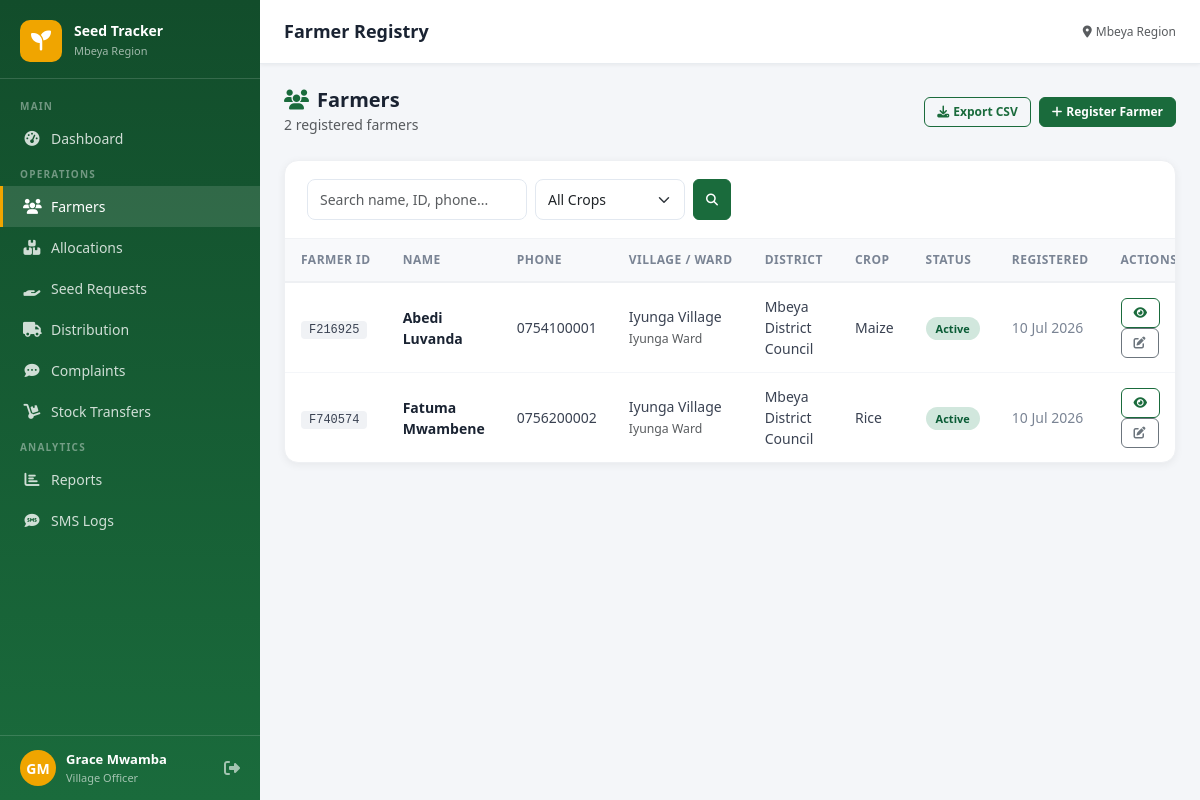
Page /farmers/ (signed in) on the earlier database version.
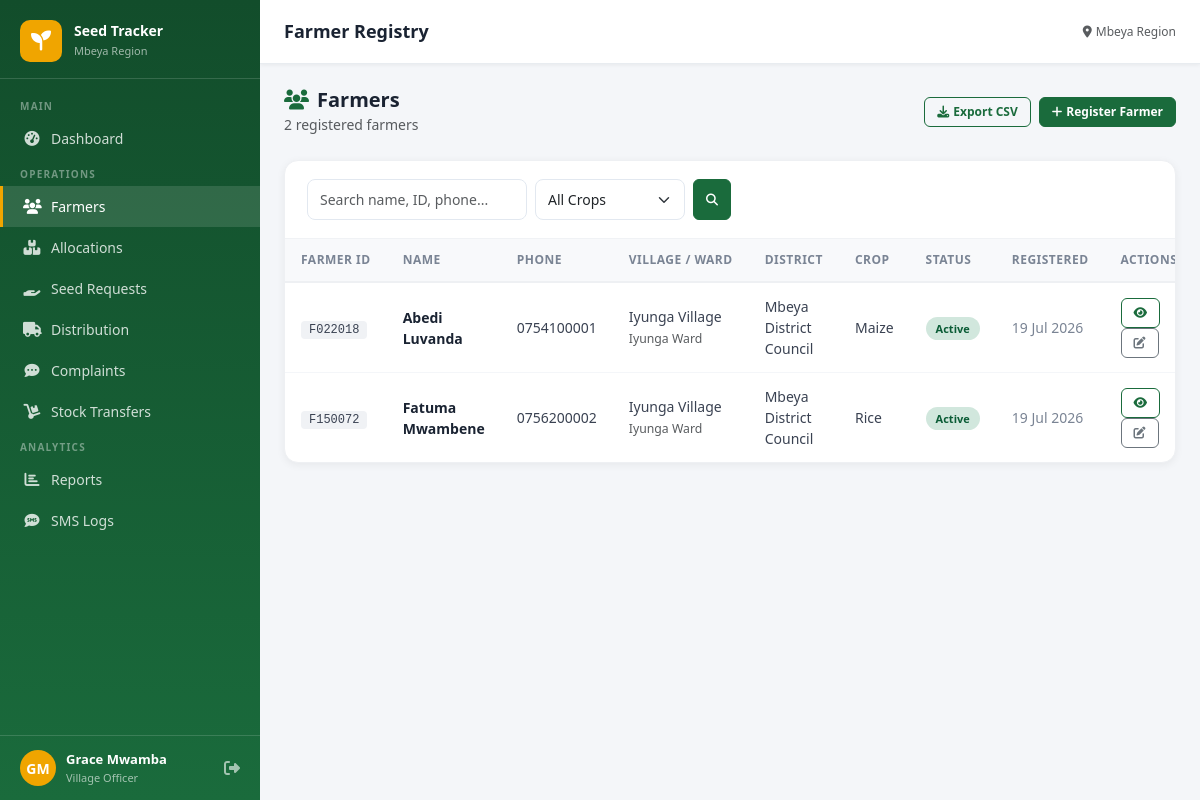
Same page on the later database version.
### core/models.py (models this page shows, shortened)
class CustomUser(AbstractUser):
    ROLE_CHOICES = [
        ('admin', 'System Administrator'),
        ('regional', 'Regional Officer'),
        ('district', 'District Officer'),
        ('ward', 'Ward Officer'),
        ('village', 'Village Officer'),
        ('extension', 'Agricultural Extension Officer (Bwana Shamba)'),
        ('farmer', 'Farmer (Mkulima)'),
    ]
    role = models.CharField(max_length=20, choices=ROLE_CHOICES, default='village')
    region = models.ForeignKey(Region, on_delete=models.SET_NULL, null=True, blank=True)
    district = models.ForeignKey(District, on_delete=models.SET_NULL, null=True, blank=True)
    ward = models.ForeignKey(Ward, on_delete=models.SET_NULL, null=True, blank=True)
    village = models.ForeignKey(Village, on_delete=models.SET_NULL, null=True, blank=True)
    phone = models.CharField(max_length=20, blank=True)

class Farmer(models.Model):
    STATUS_CHOICES = [('active','Active'),('inactive','Inactive'),('pending','Pending')]
    farmer_id = models.CharField(max_length=20, unique=True, blank=True)
    first_name = models.CharField(max_length=100)
    last_name = models.CharField(max_length=100)
    phone_number = models.CharField(max_length=20)
    village = models.ForeignKey(Village, on_delete=models.CASCADE, related_name='farmers')
    farm_location = models.CharField(max_length=200, blank=True)
    farm_size = models.DecimalField(max_digits=8, decimal_places=2, null=True, blank=True, help_text='Acres')
    crop_type = models.CharField(max_length=50, choices=CROP_CHOICES, default='maize')
    national_id = models.CharField(max_length=30, blank=True)
    status = models.CharField(max_length=20, choices=STATUS_CHOICES, default='active')
    registered_by = models.ForeignKey(CustomUser, on_delete=models.SET_NULL, null=True, related_name='registered_farmers')
    user = models.OneToOneField(CustomUser, on_delete=models.CASCADE, null=True, blank=True, related_name='farmer_profile')
    created_at = models.DateTimeField(auto_now_add=True)
    updated_at = models.DateTimeField(auto_now=True)
    @property
    def full_name(self): return f"{self.first_name} {self.last_name}"

class Village(models.Model):
    name = models.CharField(max_length=100)
    ward = models.ForeignKey(Ward, on_delete=models.CASCADE, related_name='villages')
    created_at = models.DateTimeField(auto_now_add=True)

class Ward(models.Model):
    name = models.CharField(max_length=100)
    district = models.ForeignKey(District, on_delete=models.CASCADE, related_name='wards')
    created_at = models.DateTimeField(auto_now_add=True)

class District(models.Model):
    name = models.CharField(max_length=100)
    region = models.ForeignKey(Region, on_delete=models.CASCADE, related_name='districts')
    created_at = models.DateTimeField(auto_now_add=True)

### core/views.py (the view)
# urls.py: path('farmers/', views.farmer_list, name='farmer_list'),
@login_required
def farmer_list(request):
    user = request.user
    qs = Farmer.objects.select_related('village__ward__district__region')
    if user.role == 'village': qs = qs.filter(village=user.village)
    elif user.role in ('ward','extension'): qs = qs.filter(village__ward=user.ward)
    elif user.role == 'district': qs = qs.filter(village__ward__district=user.district)
    elif user.role == 'regional': qs = qs.filter(village__ward__district__region=user.region)
    q = request.GET.get('q','')
    if q: qs = qs.filter(Q(first_name__icontains=q)|Q(last_name__icontains=q)|Q(farmer_id__icontains=q)|Q(phone_number__icontains=q))
    crop_filter = request.GET.get('crop','')
    if crop_filter: qs = qs.filter(crop_type=crop_filter)
    paginator = Paginator(qs, 20)
    page = paginator.get_page(request.GET.get('page'))
    return render(request, 'core/farmer_list.html', {'page_obj': page, 'q': q, 'crop_filter': crop_filter, 'crop_choices': CROP_CHOICES})

### templates/core/farmer_list.html (shortened to what this page needs)
{% extends 'base.html' %}
{% block page_title %}Farmer Registry{% endblock %}
{% block content %}
<div class="page-header">
  <div>
    <h4><i class="fas fa-users me-2" style="color:#1a6b3c"></i>Farmers</h4>
    <small class="text-muted">{{ page_obj.paginator.count }} registered farmers</small>
  </div>
  <div class="d-flex gap-2">
    <a href="{% url 'export_farmers_csv' %}" class="btn btn-outline-primary btn-sm"><i class="fas fa-download me-1"></i>Export CSV</a>
    <a href="{% url 'farmer_create' %}" class="btn btn-primary btn-sm"><i class="fas fa-plus me-1"></i>Register Farmer</a>
  </div>
</div>
<div class="table-card">
  <div class="table-header">
    <form method="get" class="d-flex gap-2 flex-wrap">
      <input type="text" name="q" value="{{ q }}" placeholder="Search name, ID, phone..." class="form-control form-control-sm" style="width:220px">
      <select name="crop" class="form-select form-select-sm" style="width:150px">
        <option value="">All Crops</option>
      </select>
      <button type="submit" class="btn btn-sm btn-primary"><i class="fas fa-search"></i></button>
    </form>
  </div>
  <div class="table-responsive">
    <table class="data-table">
      <thead><tr><th>Farmer ID</th><th>Name</th><th>Phone</th><th>Village / Ward</th><th>District</th><th>Crop</th><th>Status</th><th>Registered</th><th>Actions</th></tr></thead>
      <tbody>
        {% for f in page_obj %}
        <tr>
          <td><span class="farmer-id">{{ f.farmer_id }}</span></td>
          <td><a href="{% url 'farmer_detail' f.pk %}" style="font-weight:600;text-decoration:none;color:#1a2332">{{ f.full_name }}</a></td>
          <td>{{ f.phone_number }}</td>
          <td>{{ f.village.name }}<br><small class="text-muted">{{ f.village.ward.name }}</small></td>
          <td>{{ f.village.ward.district.name }}</td>
          <td><span style="text-transform:capitalize">{{ f.crop_type }}</span></td>
          <td><span class="badge-status badge-{{ f.status }}">{{ f.status|title }}</span></td>
          <td style="color:#7a8494">{{ f.created_at|date:"d M Y" }}</td>
          <td>
            <a href="{% url 'farmer_detail' f.pk %}" class="btn btn-sm btn-outline-primary me-1"><i class="fas fa-eye"></i></a>
            {% if user.role != 'regional' %}
            <a href="{% url 'farmer_edit' f.pk %}" class="btn btn-sm btn-outline-secondary"><i class="fas fa-edit"></i></a>
            {% endif %}
          </td>
        </tr>
        {% empty %}
        <tr><td colspan="9" class="text-center text-muted py-5"><i class="fas fa-users fa-2x mb-2 d-block"></i>No farmers found</td></tr>
        {% endfor %}
      </tbody>
    </table>
  </div>
</div>
{% endblock %}

### templates/base.html (shortened to what this page needs)
<!DOCTYPE html>
<html lang="en">
<head>
<link href="https://cdn.jsdelivr.net/npm/bootstrap@5.3.2/dist/css/bootstrap.min.css" rel="stylesheet">
<link href="https://cdnjs.cloudflare.com/ajax/libs/font-awesome/6.5.0/css/all.min.css" rel="stylesheet">
</head>
<body>
{% if user.is_authenticated %}
<div id="sidebar">
  <div class="sidebar-brand">
    <div class="logo-icon"><i class="fas fa-seedling"></i></div>
    <div class="brand-text">
      <h6>Seed Tracker</h6>
      <small>Mbeya Region</small>
    </div>
  </div>
  <nav class="sidebar-nav">
    {% if user.role == 'farmer' %}
    <div class="nav-section-label">Mkulima</div>
    <a href="{% url 'farmer_dashboard' %}" class="nav-link {% if request.resolver_match.url_name == 'farmer_dashboard' %}active{% endif %}">
      <i class="fas fa-tachometer-alt"></i> Dashboard
    </a>
    <a href="{% url 'farmer_profile_edit' %}" class="nav-link {% if 'profile' in request.resolver_match.url_name %}active{% endif %}">
      <i class="fas fa-tractor"></i> My Farm Info
    </a>
    <a href="{% url 'seed_request_create' %}" class="nav-link {% if request.resolver_match.url_name == 'seed_request_create' %}active{% endif %}">
      <i class="fas fa-hand-holding-heart"></i> Omba Mbegu
    </a>
    <a href="{% url 'seed_request_list' %}" class="nav-link {% if request.resolver_match.url_name == 'seed_request_list' %}active{% endif %}">
      <i class="fas fa-hand-holding"></i> My Requests
    </a>
    <a href="{% url 'allocation_list' %}" class="nav-link {% if 'allocation' in request.resolver_match.url_name %}active{% endif %}">
      <i class="fas fa-boxes"></i> My Allocations
    </a>
    <a href="{% url 'feedback_list' %}" class="nav-link {% if 'feedback' in request.resolver_match.url_name %}active{% endif %}">
      <i class="fas fa-comment-dots"></i> Maoni / Feedback
    </a>
    {% else %}
    <div class="nav-section-label">Main</div>
    <a href="{% url 'dashboard' %}" class="nav-link {% if request.resolver_match.url_name == 'dashboard' %}active{% endif %}">
      <i class="fas fa-tachometer-alt"></i> Dashboard
    </a>
    <div class="nav-section-label">Operations</div>
    <a href="{% url 'farmer_list' %}" class="nav-link {% if 'farmer' in request.resolver_match.url_name %}active{% endif %}">
      <i class="fas fa-users"></i> Farmers
    </a>
    <a href="{% url 'allocation_list' %}" class="nav-link {% if 'allocation' in request.resolver_match.url_name %}active{% endif %}">
      <i class="fas fa-boxes"></i> Allocations
    </a>
    <a href="{% url 'seed_request_list' %}" class="nav-link {% if 'seed_request' in request.resolver_match.url_name %}active{% endif %}">
      <i class="fas fa-hand-holding"></i> Seed Requests
    </a>
    <a href="{% url 'distribution_list' %}" class="nav-link {% if 'distribution' in request.resolver_match.url_name %}active{% endif %}">
      <i class="fas fa-truck"></i> Distribution
    </a>
    <a href="{% url 'feedback_list' %}" class="nav-link {% if 'feedback' in request.resolver_match.url_name %}active{% endif %}">
      <i class="fas fa-comment-dots"></i> Complaints
    </a>
    {% if user.role != 'extension' %}
    <a href="{% url 'stock_list' %}" class="nav-link {% if 'stock' in request.resolver_match.url_name %}active{% endif %}">
      <i class="fas fa-dolly"></i> Stock Transfers
    </a>
    {% endif %}
    <div class="nav-section-label">Analytics</div>
    <a href="{% url 'reports' %}" class="nav-link {% if 'report' in request.resolver_match.url_name %}active{% endif %}">
      <i class="fas fa-chart-bar"></i> Reports
    </a>
    <a href="{% url 'sms_logs' %}" class="nav-link {% if 'sms' in request.resolver_match.url_name %}active{% endif %}">
      <i class="fas fa-sms"></i> SMS Logs
    </a>
    {% endif %}
  </nav>
  <div class="sidebar-user">
    <div class="user-avatar">{{ user.first_name|first|upper }}{{ user.last_name|first|upper }}</div>
    <div class="user-info">
      <div class="user-name">{{ user.get_full_name|default:user.username }}</div>
      <div class="user-role">{{ user.get_role_display }}</div>
    </div>
    <a href="{% url 'logout' %}" title="Logout" style="color:rgba(255,255,255,.6)"><i class="fas fa-sign-out-alt"></i></a>
  </div>
</div>
<div id="main">
  <div id="topbar">
    <h1 class="page-title">{% block page_title %}Dashboard{% endblock %}</h1>
    <div class="d-flex align-items-center gap-3">
      <span class="text-muted" style="font-size:12px;"><i class="fas fa-map-marker-alt me-1"></i>Mbeya Region</span>
    </div>
  </div>
  <div class="content-area">
    {% block content %}{% endblock %}
  </div>
</div>
{% else %}
{% block auth_content %}{% endblock %}
{% endif %}
</body>
</html>

Differences in the rows shown:
removed Farmer: farmer_id "F216925", full_name "Abedi Luvanda", phone_number "0754100001", village.name "Iyunga Village", village.ward.name "Iyunga Ward", village.ward.district.name "Mbeya District Council", crop_type "Maize", status "Active", created_at "10 Jul 2026"
removed Farmer: farmer_id "F740574", full_name "Fatuma Mwambene", phone_number "0756200002", village.name "Iyunga Village", village.ward.name "Iyunga Ward", village.ward.district.name "Mbeya District Council", crop_type "Rice", status "Active", created_at "10 Jul 2026"
added Farmer: farmer_id "F022018", full_name "Abedi Luvanda", phone_number "0754100001", village.name "Iyunga Village", village.ward.name "Iyunga Ward", village.ward.district.name "Mbeya District Council", crop_type "Maize", status "Active", created_at "19 Jul 2026"
added Farmer: farmer_id "F150072", full_name "Fatuma Mwambene", phone_number "0756200002", village.name "Iyunga Village", village.ward.name "Iyunga Ward", village.ward.district.name "Mbeya District Council", crop_type "Rice", status "Active", created_at "19 Jul 2026"
